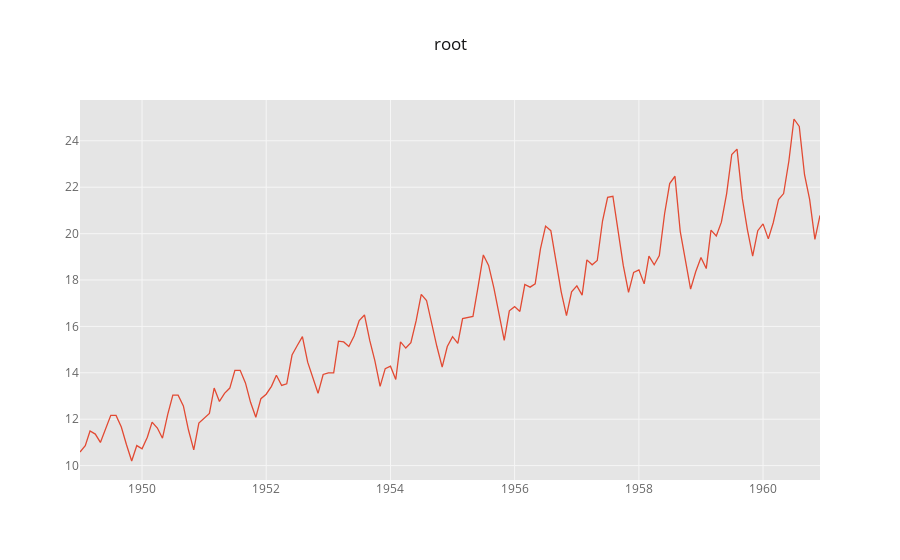
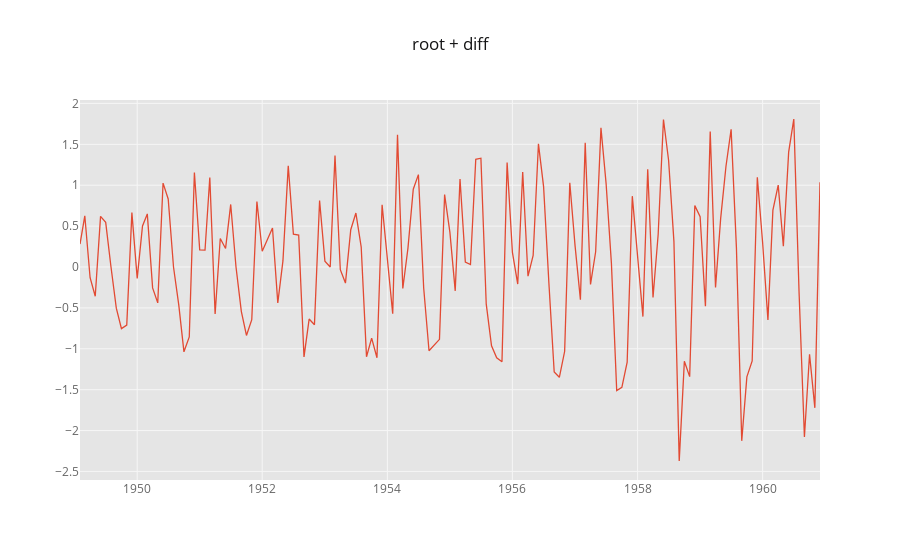

Source (notebook cell) for these figures, in order:
### Markdown cell above
###  root^2 + diff

### Code cell
n=1
df['#Passengers_root'] = np.sqrt(df['#Passengers'])
df['#Passengers_root_diff'] = df['#Passengers_root'] - df['#Passengers_root'].shift(n)
df['#Passengers_root'].dropna().iplot(title='root')
df['#Passengers_root_diff'].dropna().iplot(title='root + diff')

### Figure 1 — Plotly figure (JSON) as saved in the notebook; plotly's stock layout.template omitted (floating-point values rounded to 4 significant figures; data arrays with more than 128 entries replaced by an {"elided": "..."} marker saying what was removed)
{"data": [{"line": {"color": "rgba(226, 74, 51, 1.0)", "dash": "solid", "shape": "linear", "width": 1.3}, "mode": "lines", "name": "#Passengers_root", "text": "", "type": "scatter", "uid": "e4b214d4-56eb-48fa-80b4-14503fa3b9b0", "x": {"elided": "144 str values"}, "y": {"elided": "144 float values"}}], "layout": {"legend": {"bgcolor": "#FFFFFF", "font": {"color": "#666666"}}, "paper_bgcolor": "#FFFFFF", "plot_bgcolor": "#E5E5E5", "title": {"font": {"color": "#151516"}, "text": "root"}, "xaxis": {"gridcolor": "#F6F6F6", "showgrid": true, "tickfont": {"color": "#666666"}, "title": {"font": {"color": "#666666"}, "text": ""}, "zerolinecolor": "#F6F6F6"}, "yaxis": {"gridcolor": "#F6F6F6", "showgrid": true, "tickfont": {"color": "#666666"}, "title": {"font": {"color": "#666666"}, "text": ""}, "zerolinecolor": "#F6F6F6"}}}

### Figure 2 — Plotly figure (JSON) as saved in the notebook; plotly's stock layout.template omitted (floating-point values rounded to 4 significant figures; data arrays with more than 128 entries replaced by an {"elided": "..."} marker saying what was removed)
{"data": [{"line": {"color": "rgba(226, 74, 51, 1.0)", "dash": "solid", "shape": "linear", "width": 1.3}, "mode": "lines", "name": "#Passengers_root_diff", "text": "", "type": "scatter", "uid": "b05396a5-d9a1-432a-bb6e-796b37209004", "x": {"elided": "143 str values"}, "y": {"elided": "143 float values"}}], "layout": {"legend": {"bgcolor": "#FFFFFF", "font": {"color": "#666666"}}, "paper_bgcolor": "#FFFFFF", "plot_bgcolor": "#E5E5E5", "title": {"font": {"color": "#151516"}, "text": "root + diff"}, "xaxis": {"gridcolor": "#F6F6F6", "showgrid": true, "tickfont": {"color": "#666666"}, "title": {"font": {"color": "#666666"}, "text": ""}, "zerolinecolor": "#F6F6F6"}, "yaxis": {"gridcolor": "#F6F6F6", "showgrid": true, "tickfont": {"color": "#666666"}, "title": {"font": {"color": "#666666"}, "text": ""}, "zerolinecolor": "#F6F6F6"}}}
